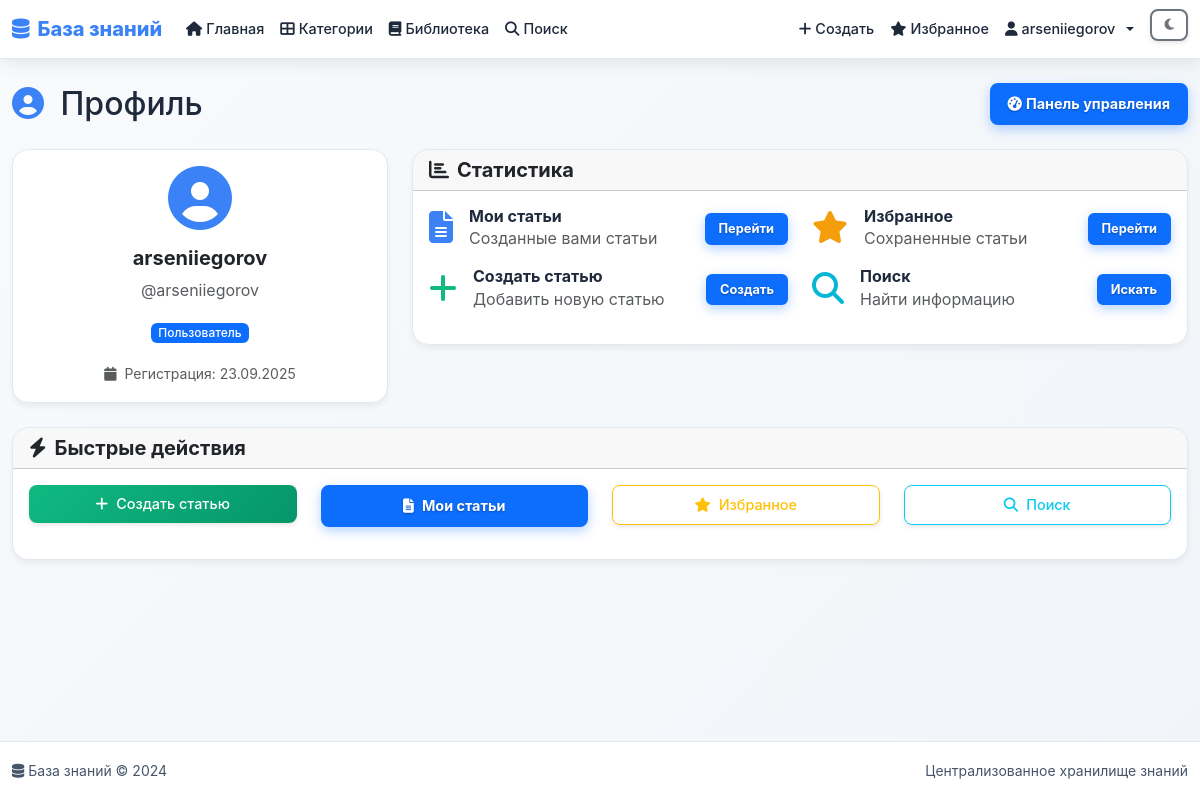
Screenshot of /accounts/profile/ (signed in) with the database file from the repository.
### accounts/models.py (models this page shows, shortened)
class User(AbstractUser):
    ROLE_CHOICES = [
        ('user', 'Пользователь'),
        ('editor', 'Редактор'),
        ('admin', 'Администратор'),
    ]
    first_name = models.CharField(max_length=30, blank=True, verbose_name='Имя')
    last_name = models.CharField(max_length=30, blank=True, verbose_name='Фамилия')
    username = models.CharField(max_length=150, unique=True, verbose_name='Имя пользователя')
    email = models.EmailField(blank=True, verbose_name='Email')
    role = models.CharField(
        max_length=10,
        choices=ROLE_CHOICES,
        default='user',
        verbose_name='Роль'
    )
    phone = models.CharField(max_length=20, blank=True, verbose_name='Телефон')
    avatar = models.ImageField(
        upload_to='avatars/',
        blank=True,
        null=True,
        verbose_name='Аватар'
    )
    bio = models.TextField(blank=True, verbose_name='О себе')
    is_verified = models.BooleanField(default=False, verbose_name='Подтвержден')
    created_at = models.DateTimeField(auto_now_add=True, verbose_name='Дата создания')
    updated_at = models.DateTimeField(auto_now=True, verbose_name='Дата обновления')
    USERNAME_FIELD = 'username'
    REQUIRED_FIELDS = []
    class Meta:
        verbose_name = 'Пользователь'
        verbose_name_plural = 'Пользователи'
        ordering = ['-created_at']
    @property
    def is_editor(self):
        return self.role in ['editor', 'admin']
    def get_full_name(self):
        return f"{self.first_name} {self.last_name}".strip() or self.username

### accounts/views.py (the view)
# urls.py: path('profile/', views.profile_view, name='profile'),
@login_required
def profile_view(request):
    user = request.user
    try:
        profile = user.profile
    except UserProfile.DoesNotExist:
        profile = UserProfile.objects.create(user=user)
    if request.method == 'POST':
        user_form = UserUpdateForm(request.POST, request.FILES, instance=user)
        profile_form = UserProfileForm(request.POST, instance=profile)
        if user_form.is_valid() and profile_form.is_valid():
            user_form.save()
            profile_form.save()
            messages.success(request, 'Профиль успешно обновлен!')
            return redirect('accounts:profile')
    else:
        user_form = UserUpdateForm(instance=user)
        profile_form = UserProfileForm(instance=profile)
    context = {
        'user_form': user_form,
        'profile_form': profile_form,
        'profile': profile,
    }
    return render(request, 'accounts/profile.html', context)

### templates/accounts/profile.html (shortened to what this page needs)
{% extends 'base.html' %}
{% block content %}
<div class="container mt-4">
    <div class="row">
        <div class="col-12">
            <div class="d-flex justify-content-between align-items-center mb-4">
                <h1 class="h2 mb-0">
                    <i class="fas fa-user-circle text-primary me-2"></i>
                    Профиль
                </h1>
                <a href="{% url 'accounts:dashboard' %}" class="btn btn-outline-primary">
                    <i class="fas fa-tachometer-alt me-1"></i>Панель управления
                </a>
            </div>
        </div>
    </div>
    <div class="row">
        <div class="col-md-4 mb-4">
            <div class="card">
                <div class="card-body text-center">
                    <div class="mb-3">
                        <i class="fas fa-user-circle text-primary" style="font-size: 4rem;"></i>
                    </div>
                    <h5 class="card-title">{{ user.get_full_name|default:user.username }}</h5>
                    <p class="text-muted">@{{ user.username }}</p>
                    <div class="mt-3">
                        {% if user.is_staff %}
                            <span class="badge bg-danger">Администратор</span>
                        {% elif user.is_editor %}
                            <span class="badge bg-warning">Редактор</span>
                        {% else %}
                            <span class="badge bg-primary">Пользователь</span>
                        {% endif %}
                    </div>
                    <div class="mt-3">
                        <small class="text-muted">
                            <i class="fas fa-calendar me-1"></i>
                            Регистрация: {{ user.date_joined|date:"d.m.Y" }}
                        </small>
                    </div>
                </div>
            </div>
        </div>
        <div class="col-md-8 mb-4">
            <div class="card">
                <div class="card-header">
                    <h5 class="card-title mb-0">
                        <i class="fas fa-chart-bar me-2"></i>Статистика
                    </h5>
                </div>
                <div class="card-body">
                    <div class="row">
                        <div class="col-md-6 mb-3">
                            <div class="d-flex align-items-center">
                                <div class="flex-shrink-0">
                                    <i class="fas fa-file-alt text-primary" style="font-size: 2rem;"></i>
                                </div>
                                <div class="flex-grow-1 ms-3">
                                    <h6 class="mb-0">Мои статьи</h6>
                                    <p class="text-muted mb-0">Созданные вами статьи</p>
                                </div>
                                <div class="flex-shrink-0">
                                    <a href="{% url 'knowledge:my_articles' %}" class="btn btn-outline-primary btn-sm">
                                        Перейти
                                    </a>
                                </div>
                            </div>
                        </div>
                        <div class="col-md-6 mb-3">
                            <div class="d-flex align-items-center">
                                <div class="flex-shrink-0">
                                    <i class="fas fa-star text-warning" style="font-size: 2rem;"></i>
                                </div>
                                <div class="flex-grow-1 ms-3">
                                    <h6 class="mb-0">Избранное</h6>
                                    <p class="text-muted mb-0">Сохраненные статьи</p>
                                </div>
                                <div class="flex-shrink-0">
                                    <a href="{% url 'knowledge:my_favorites' %}" class="btn btn-outline-primary btn-sm">
                                        Перейти
                                    </a>
                                </div>
                            </div>
                        </div>
                        <div class="col-md-6 mb-3">
                            <div class="d-flex align-items-center">
                                <div class="flex-shrink-0">
                                    <i class="fas fa-plus text-success" style="font-size: 2rem;"></i>
                                </div>
                                <div class="flex-grow-1 ms-3">
                                    <h6 class="mb-0">Создать статью</h6>
                                    <p class="text-muted mb-0">Добавить новую статью</p>
                                </div>
                                <div class="flex-shrink-0">
                                    <a href="{% url 'knowledge:create_article' %}" class="btn btn-outline-primary btn-sm">
                                        Создать
                                    </a>
                                </div>
                            </div>
                        </div>
                        <div class="col-md-6 mb-3">
                            <div class="d-flex align-items-center">
                                <div class="flex-shrink-0">
                                    <i class="fas fa-search text-info" style="font-size: 2rem;"></i>
                                </div>
                                <div class="flex-grow-1 ms-3">
                                    <h6 class="mb-0">Поиск</h6>
                                    <p class="text-muted mb-0">Найти информацию</p>
                                </div>
                                <div class="flex-shrink-0">
                                    <a href="{% url 'knowledge:search' %}" class="btn btn-outline-primary btn-sm">
                                        Искать
                                    </a>
                                </div>
                            </div>
                        </div>
                    </div>
                </div>
            </div>
        </div>
    </div>
    <div class="row">
        <div class="col-12">
            <div class="card">
                <div class="card-header">
                    <h5 class="card-title mb-0">
                        <i class="fas fa-bolt me-2"></i>Быстрые действия
                    </h5>
                </div>
                <div class="card-body">
                    <div class="row">
                        <div class="col-md-3 mb-3">
                            <a href="{% url 'knowledge:create_article' %}" class="btn btn-success w-100">
                                <i class="fas fa-plus me-2"></i>Создать статью
                            </a>
                        </div>
                        <div class="col-md-3 mb-3">
                            <a href="{% url 'knowledge:my_articles' %}" class="btn btn-outline-primary w-100">
                                <i class="fas fa-file-alt me-2"></i>Мои статьи
                            </a>
                        </div>
                        <div class="col-md-3 mb-3">
                            <a href="{% url 'knowledge:my_favorites' %}" class="btn btn-outline-warning w-100">
                                <i class="fas fa-star me-2"></i>Избранное
                            </a>
                        </div>
                        <div class="col-md-3 mb-3">
                            <a href="{% url 'knowledge:search' %}" class="btn btn-outline-info w-100">
                                <i class="fas fa-search me-2"></i>Поиск
                            </a>
                        </div>
                    </div>
                </div>
            </div>
        </div>
    </div>
</div>
{% endblock %}

### templates/base.html (shortened to what this page needs)
<!DOCTYPE html>
<html lang="ru" data-bs-theme="light">
<head>
    {% load static %}
    <link href="https://cdn.jsdelivr.net/npm/bootstrap@5.3.0/dist/css/bootstrap.min.css" rel="stylesheet">
    <link href="https://cdnjs.cloudflare.com/ajax/libs/font-awesome/6.4.0/css/all.min.css" rel="stylesheet">
    <link href="{% static 'css/prosemirror.css' %}" rel="stylesheet">
</head>
<body>
    <nav class="navbar navbar-expand-lg navbar-light">
        <div class="container">
            <a class="navbar-brand" href="{% url 'knowledge:home' %}">
                <i class="fas fa-database me-2"></i>База знаний
            </a>
            <div class="collapse navbar-collapse" id="navbarNav">
                <ul class="navbar-nav me-auto">
                    <li class="nav-item">
                        <a class="nav-link" href="{% url 'knowledge:home' %}">
                            <i class="fas fa-home me-1"></i>Главная
                        </a>
                    </li>
                    <li class="nav-item">
                        <a class="nav-link" href="{% url 'knowledge:category_list' %}">
                            <i class="fas fa-th-large me-1"></i>Категории
                        </a>
                    </li>
                    <li class="nav-item">
                        <a class="nav-link" href="{% url 'books:book_list' %}">
                            <i class="fas fa-book me-1"></i>Библиотека
                        </a>
                    </li>
                    <li class="nav-item">
                        <a class="nav-link" href="{% url 'knowledge:search' %}">
                            <i class="fas fa-search me-1"></i>Поиск
                        </a>
                    </li>
                </ul>
                <ul class="navbar-nav">
                    {% if user.is_authenticated %}
                        <li class="nav-item">
                            <a class="nav-link" href="{% url 'knowledge:create_article' %}" title="Создать статью">
                                <i class="fas fa-plus me-1"></i>Создать
                            </a>
                        </li>
                        <li class="nav-item">
                            <a class="nav-link" href="{% url 'knowledge:my_favorites' %}" title="Избранное">
                                <i class="fas fa-star me-1"></i>Избранное
                            </a>
                        </li>
                        <li class="nav-item dropdown">
                            <a class="nav-link dropdown-toggle" href="#" id="navbarDropdown" role="button" data-bs-toggle="dropdown" aria-expanded="false">
                                <i class="fas fa-user me-1"></i>{{ user.get_full_name|default:user.username }}
                            </a>
                        </li>
                        <li class="nav-item">
                            <button class="btn btn-outline-secondary btn-sm ms-2" id="theme-toggle" title="Переключить тему">
                                <i class="fas fa-moon" id="theme-icon"></i>
                            </button>
                        </li>
                    {% endif %}
                </ul>
            </div>
        </div>
    </nav>
    <main class="main-content">
        {% block content %}{% endblock %}
    </main>
    <footer class="footer">
        <div class="container-fluid">
            <div class="row align-items-center">
                <div class="col-md-6">
                    <small><i class="fas fa-database me-1"></i>База знаний &copy; 2024</small>
                </div>
                <div class="col-md-6 text-end">
                    <small>Централизованное хранилище знаний</small>
                </div>
            </div>
        </div>
    </footer>
</body>
</html>

### rows the page displays
User: get_full_name "arseniiegorov", username "arseniiegorov", date_joined "23.09.2025"
